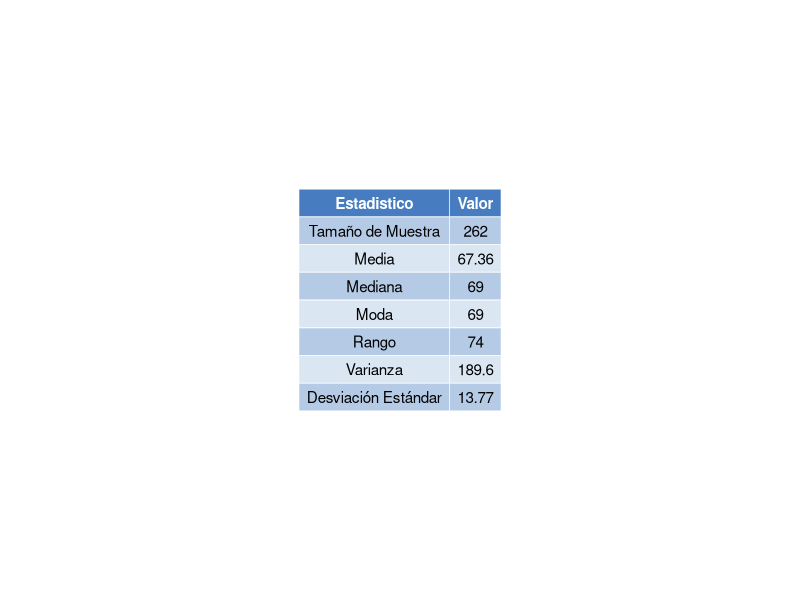
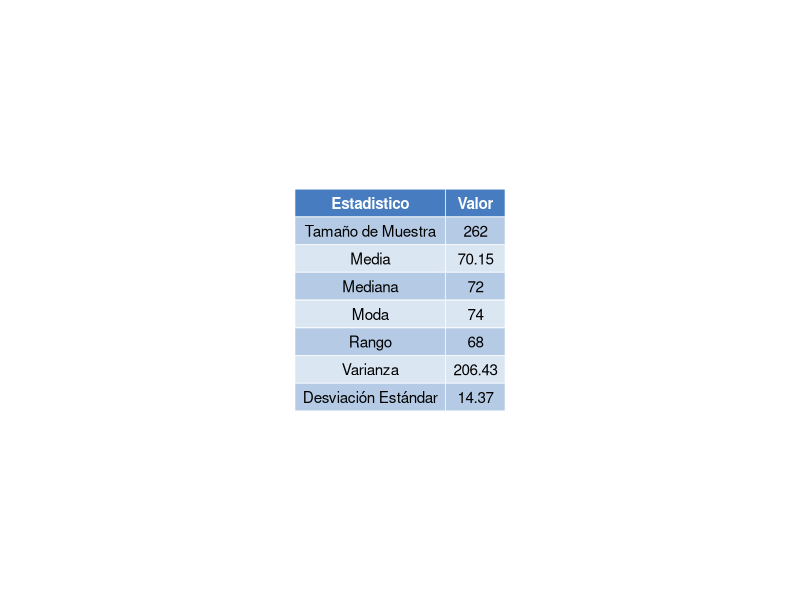
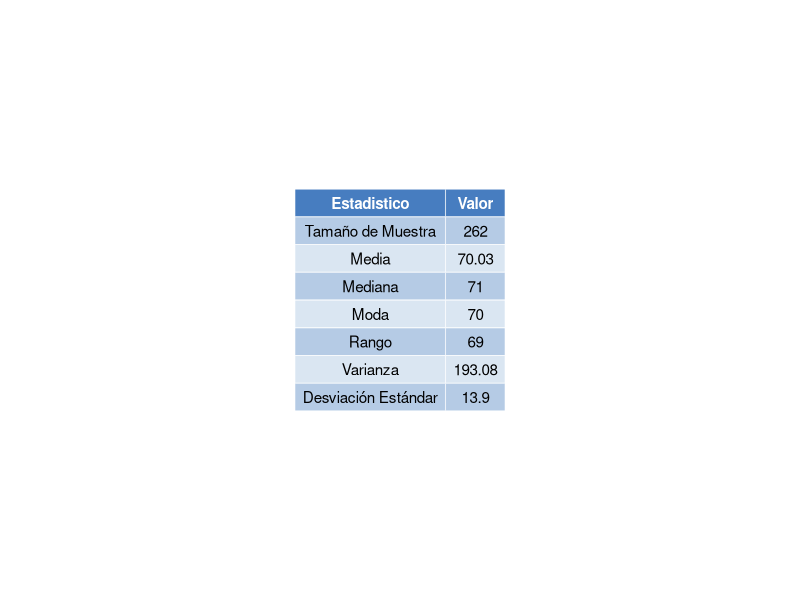
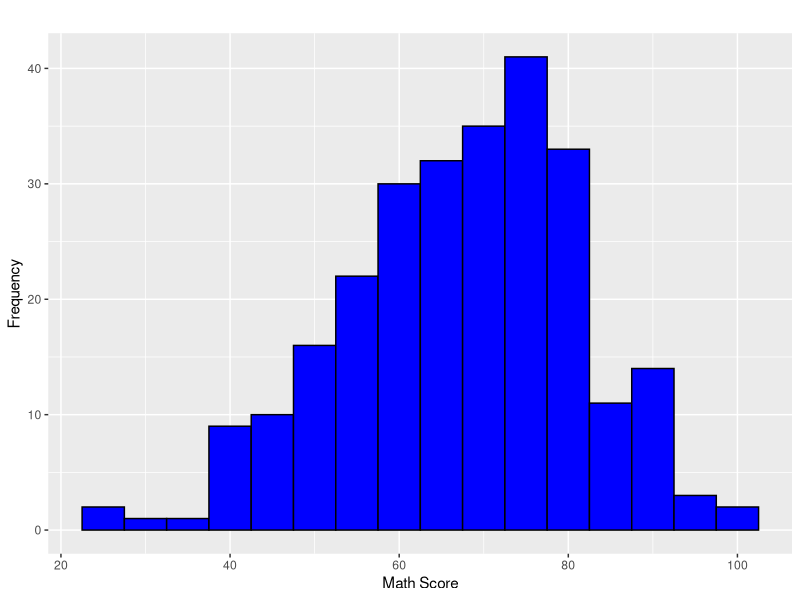
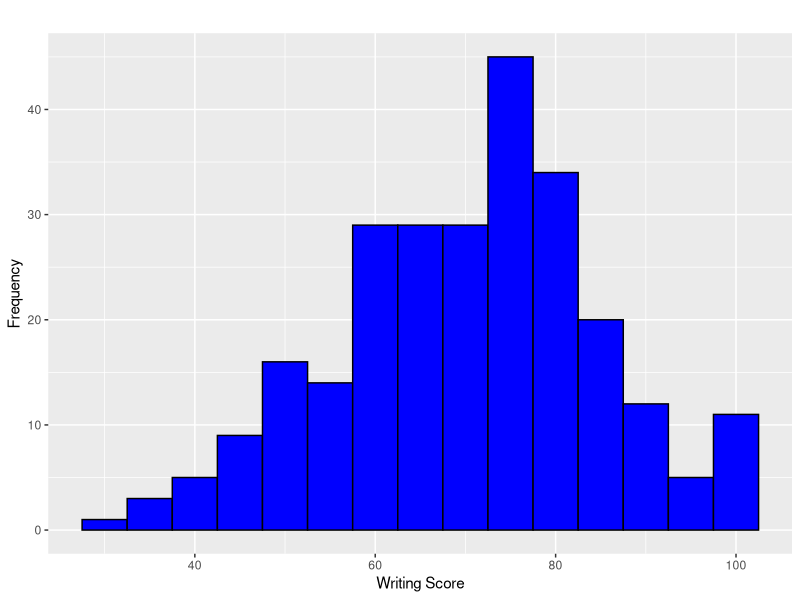
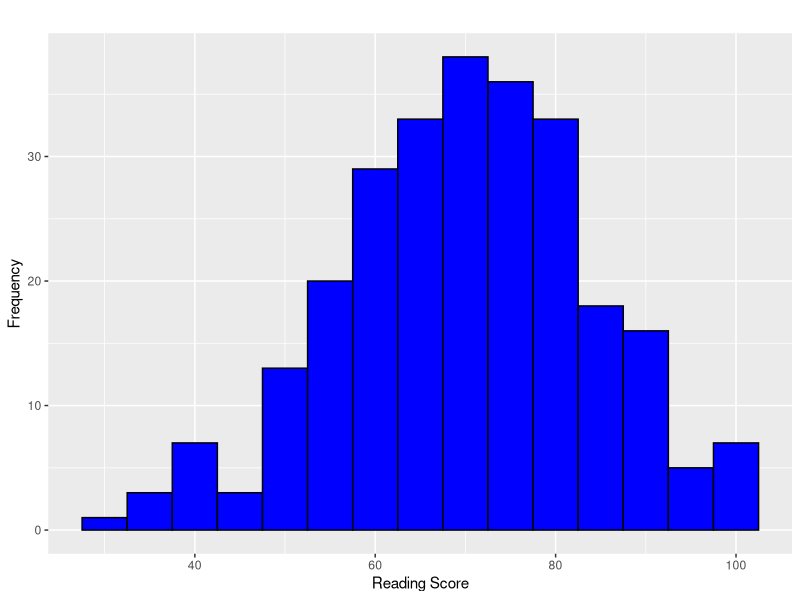
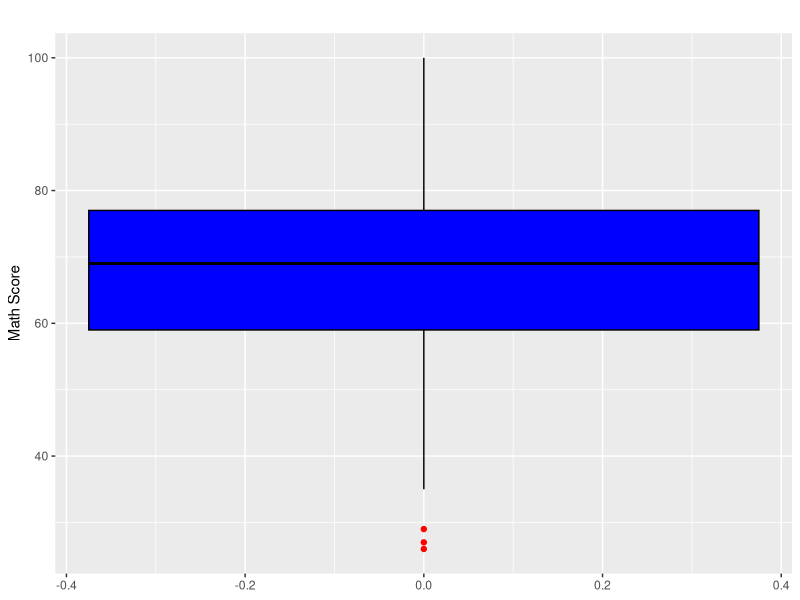
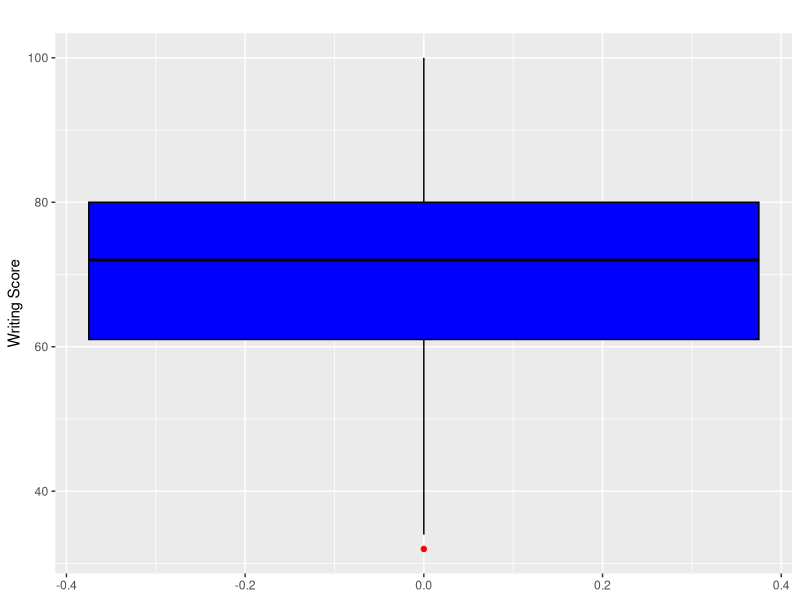

The R source for these figures, in order:
library(dplyr)
library(ggplot2)
library(ggpubr)


get_mode <- function(v) {
  uniqv <- unique(v)
  uniqv[which.max(tabulate(match(v, uniqv)))]
}

calculate_statistics <- function(score_column) {

  size_muestra <- format(nrow(muestra_grupo_d), nsmall = 0)
  average <- round(mean(score_column, na.rm = TRUE), 2)
  variance <- round(var(score_column, na.rm = TRUE), 2)
  range_values <- range(score_column, na.rm = TRUE)
  range_value <- round(diff(range_values), 2)
  mode_value <- round(get_mode(score_column), 2)
  std_dev <- round(sd(score_column, na.rm = TRUE), 2)
  median_value <- round(median(score_column, na.rm = TRUE), 2)
  
  return(c(size_muestra, average, median_value,  mode_value, range_value,variance, std_dev))
}

make_table <- function(column_names, stats_columns) {
  return (data.frame(
  Statistic = column_names,
  Stats_Column = stats_columns
))
}

change_table_names <- function(table) {
  names(table) <- c("Estadistico", "Valor")
  return(table)
}

make_table_plot<-function(table, table_path){
table_plot <- ggtexttable(table, rows = NULL, theme = ttheme("mBlue"))
ggsave(table_path, plot = table_plot, width = 6, height = 4)  
}


make_histogram_plot <- function(data, score_column, binwidth = 5, fill_color = "blue", 
                                      border_color = "black", title, x_label, y_label = "Frequency", 
                                      file_path, width = 6, height = 4) {
  histogram_plot <- ggplot(data, aes_string(x = score_column)) +
    geom_histogram(binwidth = binwidth, fill = fill_color, color = border_color) +
    labs(title = title, x = x_label, y = y_label)
  
  ggsave(file_path, plot = histogram_plot, width = width, height = height)
}

make_box_plot <- function(data, score_column, fill_color = "blue", 
                          border_color = "black", title = NULL, 
                          y_label = NULL, file_path, 
                          outlier_color = "red", width = 4, height = 6) {
  
  # Check if the score_column exists in the data
  if (!score_column %in% names(data)) {
    stop(paste("Column", score_column, "not found in the data"))
  }
  
  # Set default labels if not provided
  if (is.null(title)) {
    title <- paste("Boxplot of", score_column)
  }
  if (is.null(y_label)) {
    y_label <- score_column
  }
  
  # Create the boxplot using ggplot2
  box_plot <- ggplot(data, aes_string(y = score_column)) +
    geom_boxplot(fill = fill_color, color = border_color, outlier.color = outlier_color) +
    labs(title = title, y = y_label)
  
  # Save the boxplot to the specified file path
  ggsave(file_path, plot = box_plot, width = width, height = height)
}


# Load the CSV file
data <- read.csv("StudentsPerformance.csv")
head(data)

muestra_grupo_d <- data %>%
  select(race_ethnicity, math_score, reading_score, writing_score) %>%
  filter(race_ethnicity == "group D")


math_stats <- calculate_statistics(muestra_grupo_d$math_score)
reading_stats <- calculate_statistics(muestra_grupo_d$reading_score)
writing_stats <- calculate_statistics(muestra_grupo_d$writing_score)

column_names <- c("Tamaño de Muestra", "Media", "Mediana","Moda","Rango",  "Varianza",  "Desviación Estándar")

math_table <- make_table(column_names, math_stats) %>% change_table_names()
writing_table <- make_table(column_names, writing_stats)%>% change_table_names()
reading_table <- make_table(column_names, reading_stats)%>% change_table_names()



make_table_plot(math_table,"objective3/descriptive_analysis/group_d/images/math_table_plot.png")
make_table_plot(writing_table,"objective3/descriptive_analysis/group_d/images/writing_table_plot.png")
make_table_plot(reading_table,"objective3/descriptive_analysis/group_d/images/reading_table_plot.png")



make_histogram_plot(
  data = muestra_grupo_d,
  score_column = "math_score",
  binwidth = 5,
  fill_color = "blue",
  border_color = "black",
  title = "",
  x_label = "Math Score",
  file_path = "objective3/descriptive_analysis/group_d/images/math_hist_plot.png"
)

make_histogram_plot(
  data = muestra_grupo_d,
  score_column = "writing_score",
  binwidth = 5,
  fill_color = "blue",
  border_color = "black",
  title = "",
  x_label = "Writing Score",
  file_path = "objective3/descriptive_analysis/group_d/images/writing_hist_plot.png"
)

make_histogram_plot(
  data = muestra_grupo_d,
  score_column = "reading_score",
  binwidth = 5,
  fill_color = "blue",
  border_color = "black",
  title = "",
  x_label = "Reading Score",
  file_path = "objective3/descriptive_analysis/group_d/images/reading_hist_plot.png"
)


make_box_plot(
  data = muestra_grupo_d,
  score_column = "math_score",
  fill_color = "blue",
  border_color = "black",
  title = "",
  y_label = "Math Score",
  file_path = "objective3/descriptive_analysis/group_d/images/math_box_plot.png",
  outlier_color = "red",
  width = 4,
  height = 6  
)
make_box_plot(
  data = muestra_grupo_d,
  score_column = "writing_score",
  fill_color = "blue",
  border_color = "black",
  title = "",
  y_label = "Writing Score",
  file_path = "objective3/descriptive_analysis/group_d/images/writing_box_plot.png",
  outlier_color = "red",
  width = 4,
  height = 6  
)
make_box_plot(
  data = muestra_grupo_d,
  score_column = "reading_score",
  fill_color = "blue",
  border_color = "black",
  title = "",
  y_label = "Reading Score",
  file_path = "objective3/descriptive_analysis/group_d/images/reading_box_plot.png",
  outlier_color = "red",
  width = 4,
  height = 6  
)

